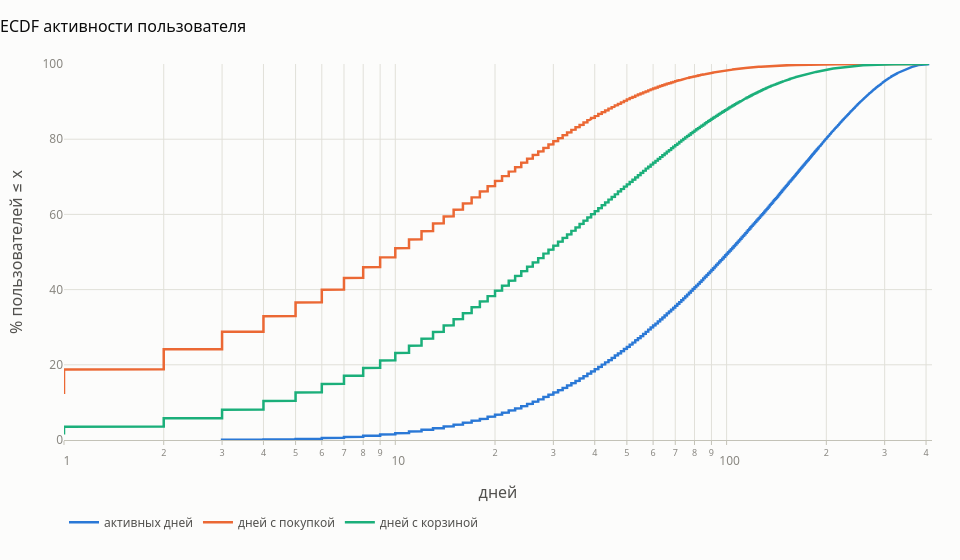

Source (notebook cell):
### Code cell
# --- ECDF: сколько пользователей «почти пустые»
fig = go.Figure()
for i, (c, nm) in enumerate([("n_days", "активных дней"),
                             ("n_ord_days", "дней с покупкой"),
                             ("n_cart_days", "дней с корзиной")]):
    x, y = ecdf(up[c].to_numpy())
    line(fig, x, y * 100, nm, slot=i, width=2.5)
fig.update_xaxes(title="дней", type="log", range=[0, 2.62])
fig.update_yaxes(title="% пользователей ≤ x", range=[0, 100])
fig.update_layout(hovermode="x")
show(fig, "ECDF активности пользователя", h=560)

for p in [10, 25, 50, 75, 90, 99]:
    print(f"p{p:<3}: активных дней {np.percentile(up['n_days'], p):6.0f} | "
          f"дней с покупкой {np.percentile(up['n_ord_days'], p):5.0f} | "
          f"GMV всего {np.percentile(up['gmv_total'], p):10.1f}")

### Figure 1 — Plotly figure (JSON) as saved in the notebook; plotly's stock layout.template omitted (floating-point values rounded to 4 significant figures; data arrays with more than 128 entries replaced by an {"elided": "..."} marker saying what was removed)
{"data": [{"line": {"color": "#2a78d6", "width": 2.5}, "mode": "lines", "name": "активных дней", "type": "scatter", "x": {"elided": "2000 float values"}, "y": {"elided": "2000 float values"}}, {"line": {"color": "#eb6834", "width": 2.5}, "mode": "lines", "name": "дней с покупкой", "type": "scatter", "x": {"elided": "2000 float values"}, "y": {"elided": "2000 float values"}}, {"line": {"color": "#1baf7a", "width": 2.5}, "mode": "lines", "name": "дней с корзиной", "type": "scatter", "x": {"elided": "2000 float values"}, "y": {"elided": "2000 float values"}}], "layout": {"autosize": false, "height": 560, "hovermode": "x", "title": {"text": "ECDF активности пользователя"}, "width": 960, "xaxis": {"automargin": true, "range": [0, 2.62], "title": {"text": "дней"}, "type": "log"}, "yaxis": {"automargin": true, "range": [0, 100], "title": {"text": "% пользователей ≤ x"}}}}
